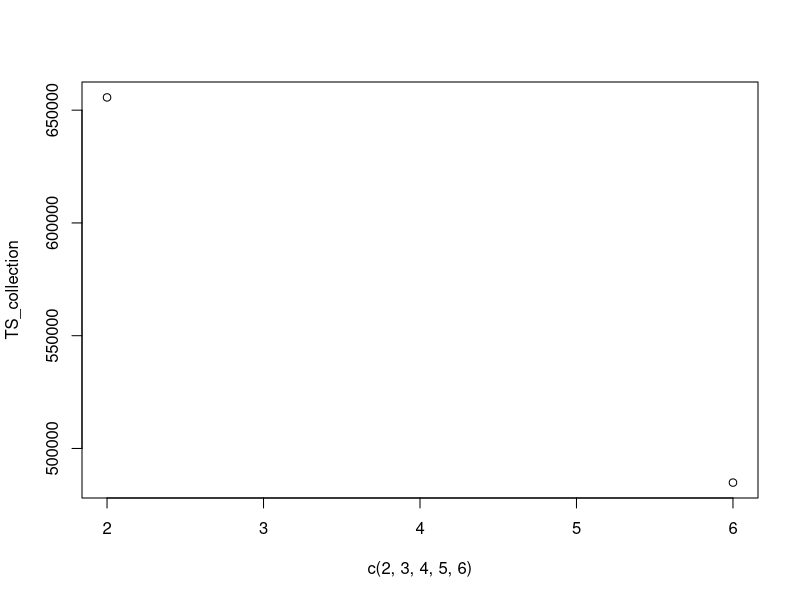

Generate this figure with R:
generate_sample <- function(n, p, real_lambda, real_psi){
  Y <- MASS::mvrnorm(n = n, mu = rep(0,p), Sigma = real_lambda %*% t(real_lambda) + real_psi) 
  return(Y)
}

hypo_TS <- function(Y,lambda,psi){
  ### Input: Y: Sample matrix
  ###       lambda: the estimated loading matrix
  ###       psi: the estimated psi matrix
  ### Output: 
  ###       Test statistics
  n <- nrow(Y)
  p <- ncol(Y)
  k <- ncol(lambda)
  S <- cov(Y)
  print(dim(S))
  Sigma <- lambda %*% t(lambda) + psi
  print(Sigma)
  TS <- n*(sum(diag(MASS::ginv(Sigma) %*% S)) - log(det(MASS::ginv(Sigma) %*% S)) - p)
  return(TS)
}

################################################################################
set.seed(123)

n <- 2000
p <- 12
m <- 4
real_lambda <- matrix(c(
  1.8, 0, 0, 0,
  1.8, 0, 0, 0,
  1.8, 0, 0, 0,
  0, 1.7, 0, 0,
  0, 1.7, 0, 0,
  0, 1.7, 0, 0,
  0, 0, 1.6, 0,
  0, 0, 1.6, 0,
  0, 0, 1.6, 0,
  0, 0, 0, 1.5,
  0, 0, 0, 1.5,
  0, 0, 0, 1.5
), nrow = 12, ncol = 4, byrow = TRUE)
s <- 1/2 * (p - m)^2 - 1/2 * (p + m)
real_psi <- diag(c(1.27, 0.61, 0.74, 0.88, 0.65, 0.81, 0.74, 1.3, 1.35, 0.74, 0.92, 1.32))
Y <- generate_sample(n, p, real_lambda, real_psi)
TS_collection <- numeric(p/2 - 1)
for (k in 2:p/2){
  mle_result <- factanal(factors = k, covmat = cor(Y), rotation = 'varimax')
  est_lambda <- mle_result$loadings
  print(est_lambda)
  est_psi <- mle_result$uniquenesses
  print(est_psi)
  TS <- hypo_TS(Y, est_lambda, est_psi)
  TS_collection[k-1] <- TS
}
plot(c(2,3,4,5,6), TS_collection)
abline(h = qchisq(0.95, s), col = "red", lty = 2)
